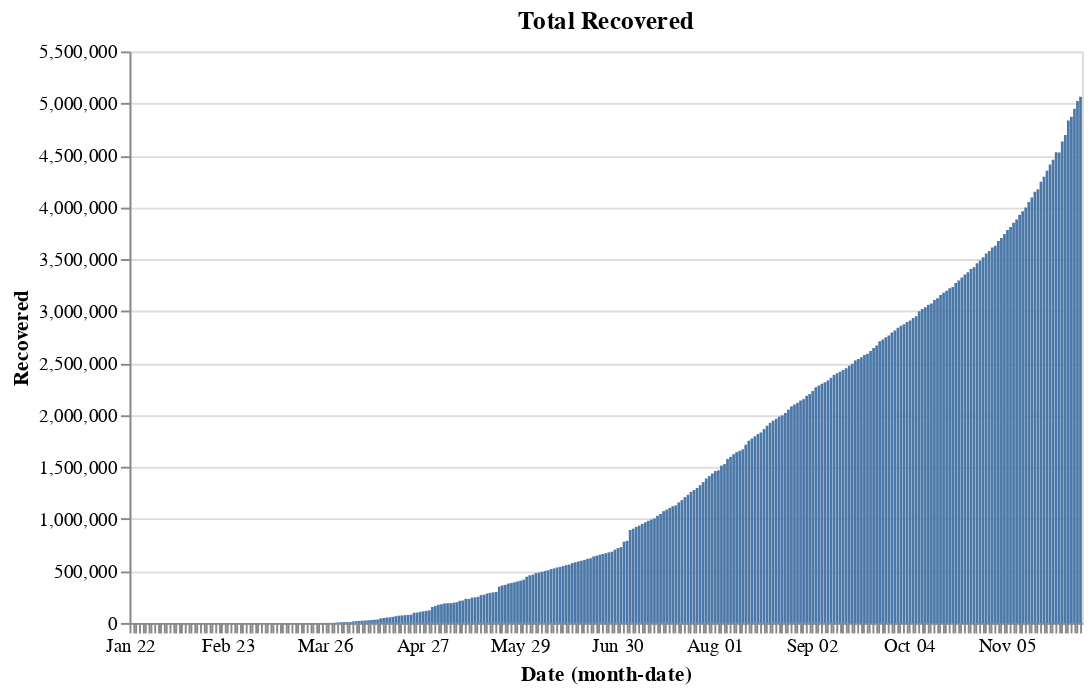

Source (notebook cell):
### Code cell
base.encode(y = 'Recovered').properties(title = 'Total Recovered')

### Figure 1 — Vega-Lite specification as saved in the notebook (floating-point values rounded to 4 significant figures; data arrays with more than 128 entries replaced by an {"elided": "..."} marker saying what was removed)
{"config": {"view": {"continuousWidth": 400, "continuousHeight": 300}}, "data": {"name": "data-a756c75abe72c5a3936cc3bdc3559724"}, "mark": "bar", "encoding": {"x": {"type": "ordinal", "field": "Date", "timeUnit": "monthdate"}, "y": {"type": "quantitative", "field": "Recovered"}}, "title": "Total Recovered", "width": 500, "$schema": "https://vega.github.io/schema/vega-lite/v4.8.1.json", "datasets": {"data-a756c75abe72c5a3936cc3bdc3559724": {"elided": "313 records"}}}
